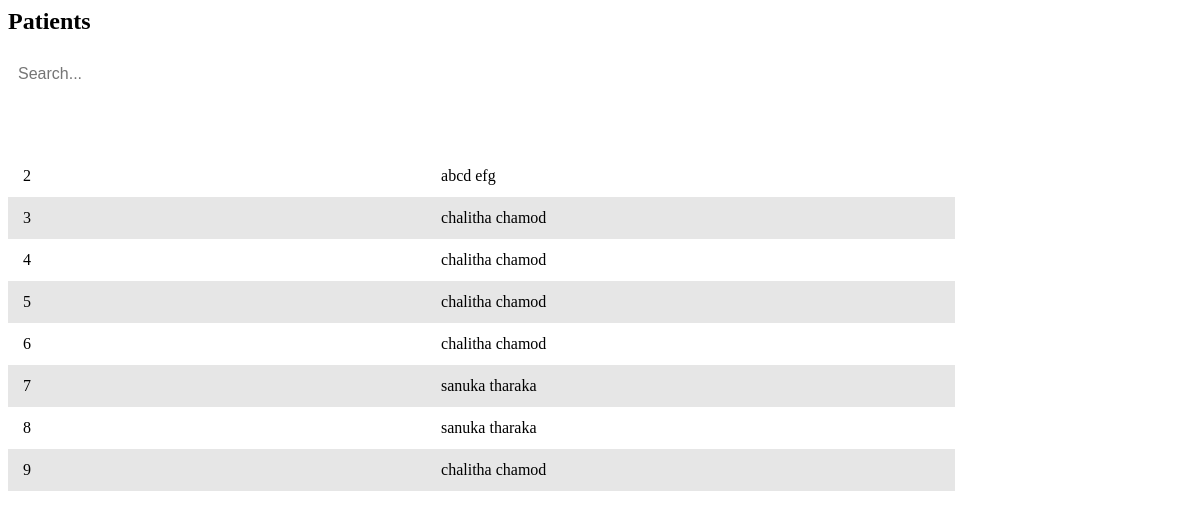
Page /reception/patients.php on the committed database.
### tables this page shows
CREATE TABLE IF NOT EXISTS `registered_patients` (
  `p_id` int NOT NULL AUTO_INCREMENT,
  `name` varchar(50) DEFAULT NULL,
  `mobile` varchar(12) DEFAULT NULL,
  `email` varchar(50) DEFAULT NULL,
  `id_num` varchar(20) DEFAULT NULL,
  `address` text,
  `age` int DEFAULT NULL,
  `register_date` datetime DEFAULT NULL,
  `reception_id` varchar(50) DEFAULT NULL,
  PRIMARY KEY (`p_id`),
  KEY `FK_register_patients_register_reception` (`reception_id`),
  CONSTRAINT `FK_register_patients_register_reception` FOREIGN KEY (`reception_id`) REFERENCES `registered_reception` (`id_num`)
);

### connection.php (called while the page is built, shortened)
<?php
class Database
{
    public static $connection;
    public static function SetUpConnection()
    {
        if (!isset(Database::$connection)) {
            Database::$connection = new mysqli("localhost", "root", "Chalithac*#3031", "healthcare", "3306");
        }
    }
    public static function search($q)
    {
        return Database::$connection->query($q);
    }
}

### reception/patients.php (the view, shortened to what this page needs)
<head>
</head>
<h2 class="content-title">Patients</h2>
<input type="text" id="searchBar" placeholder="Search..." onkeyup="filterTable()">
<table id="dataTable">
    <thead>
        <tr>
            <th>Patients ID</th>
            <th>Patients Name</th>
        </tr>
    </thead>
    <tbody>
    <?php
    require_once "../connection.php";
    $patientResultSet = Database::search("SELECT * FROM `registered_patients`");
    $patientCount = $patientResultSet->num_rows;
    if ($patientCount > 0) {
        while ($patientResult = $patientResultSet->fetch_assoc()) {
    ?>
                <tr ondblclick="window.location.href='profile-view.php?p_id=<?php echo $patientResult['p_id'] ?>'">
                    <td><?php echo $patientResult['p_id'] ?></td>
                    <td><?php echo $patientResult['name'] ?></td>
                </tr>
    <?php
        }
    }
    ?>
 </tbody>
</table>

### reception/patients.php (style rules this page uses)
#searchBar { width: 30%; min-width: 200px; padding: 10px; margin-bottom: 20px; border: 1px solid var(--medium-gray); border-radius: 5px; font-size: 16px; outline: none; }
table { width: 80%; border-collapse: collapse; }
th, td { padding: 12px 15px; border: 1px solid var(--medium-gray); text-align: left; }
th { background-color: var(--base-color); color: white; }
tbody tr { cursor: pointer; }
tbody tr:nth-child(even) { background-color: #e6e6e6; }

### rows in the picture
registered_patients: p_id "2", name "abcd efg"
registered_patients: p_id "3", name "chalitha chamod"
registered_patients: p_id "4", name "chalitha chamod"
registered_patients: p_id "5", name "chalitha chamod"
registered_patients: p_id "6", name "chalitha chamod"
registered_patients: p_id "7", name "sanuka tharaka"
registered_patients: p_id "8", name "sanuka tharaka"
registered_patients: p_id "9", name "chalitha chamod"
